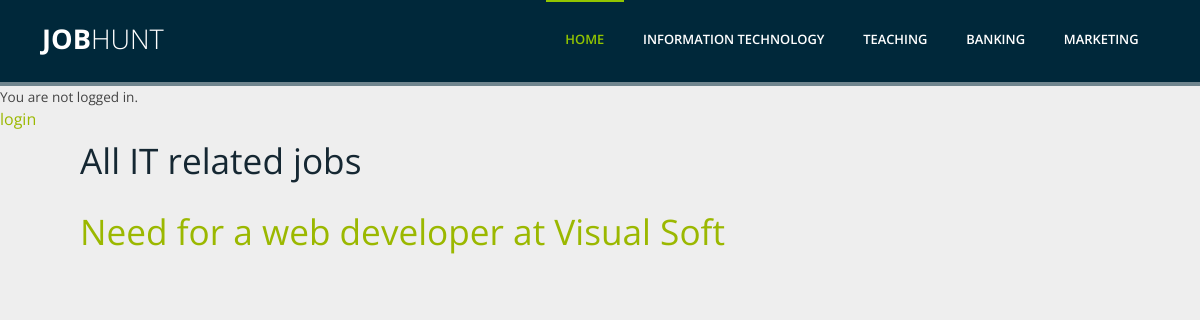
Before: /category/it/ with the older database file.
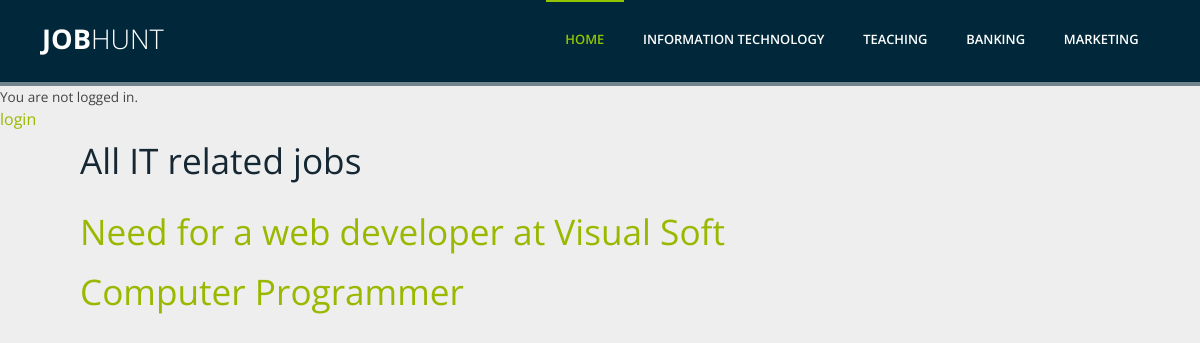
After: the same page with the newer database file.
### project/models.py (models this page shows, shortened)
class Post(models.Model):
	title = models.CharField(max_length=500)
	detail = models.TextField()
	category_choices = (
		('IT','IT'),
		('teaching','Teaching'),
		('banking','Banking'),
		('marketing','Marketing'),
	)
	category=models.CharField(max_length=20,choices=category_choices,default='IT',)
	salary = models.IntegerField()
	location=models.CharField(max_length=200,default='islamabad',)
	contact=models.CharField(max_length=200,default='000-0000000',)
	email=models.CharField(max_length=200,default='abc@mail.com',)

### project/views.py (the view)
# urls.py: path('category/it/',views.IT.as_view(),name='it'),
class IT(ListView):
	model=Post
	template_name='it.html'

### templates/it.html
{% extends 'base.html' %}
{% block content %}
<h2 style="padding-left: 80px; padding-bottom:10px;"> All IT related jobs </h2>
	{% for post in object_list %}
	{% ifequal post.category 'IT' %}
	<div class="post-entry" style="margin-top: 15px;
	margin-bottom: 10px;
	margin-right: 150px;
	margin-left: 80px;">
		<h2><a href="{% url 'job_detail_it' post.pk %}">{{ post.title }}</a></h2>
	</div>
	{% endifequal %}
	{% endfor %}
{% endblock content %}

Changed rows visible on the page:
added Post: title "Computer Programmer"
